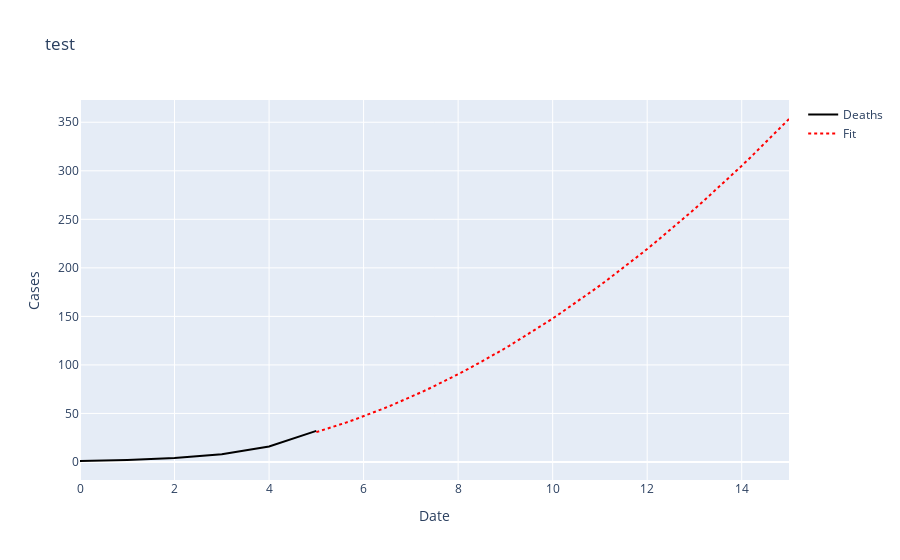

The code cell stored with this chart in its notebook:
### Code cell
fig = make_subplots(rows=3, cols=2,shared_xaxes=True,
                    specs=[[{}, {}],[{},{}],
                       [{"colspan": 2}, None]],
                    subplot_titles=('Total Confirmed Cases','Active Cases','Deaths','Recoveries','Death to Cases Ratio'))
fig = go.Figure()

fig.add_trace(go.Scatter(x=x,y=y,
                         mode='lines',
                         name='Deaths',
                         line=dict(color='black',width=2)))
                         #row=2,col=1)

fig.add_trace(go.Scatter(x=x_new,y=y_new,
                         mode='lines',
                         name='Fit',
                         line=dict(color='red',width=2,dash='dot')))
                         #row=1,col=1)

fig.update_layout(title=title,
                   xaxis_title='Date',
                   yaxis_title='Cases')
fig.show()

### Figure 1 — Plotly figure (JSON) as saved in the notebook; plotly's stock layout.template omitted (floating-point values rounded to 4 significant figures)
{"data": [{"line": {"color": "black", "width": 2}, "mode": "lines", "name": "Deaths", "type": "scatter", "x": [0, 1, 2, 3, 4, 5], "y": [1, 2, 4, 8, 16, 32]}, {"line": {"color": "red", "dash": "dot", "width": 2}, "mode": "lines", "name": "Fit", "type": "scatter", "x": [5, 5.204, 5.408, 5.612, 5.816, 6.02, 6.224, 6.429, 6.633, 6.837, 7.041, 7.245, 7.449, 7.653, 7.857, 8.061, 8.265, 8.469, 8.673, 8.878, 9.082, 9.286, 9.49, 9.694, 9.898, 10.1, 10.31, 10.51, 10.71, 10.92, 11.12, 11.33, 11.53, 11.73, 11.94, 12.14, 12.35, 12.55, 12.76, 12.96, 13.16, 13.37, 13.57, 13.78, 13.98, 14.18, 14.39, 14.59, 14.8, 15], "y": [30.75, 33.8, 37.0, 40.34, 43.83, 47.47, 51.26, 55.19, 59.27, 63.5, 67.87, 72.39, 77.06, 81.88, 86.84, 91.96, 97.21, 102.6, 108.2, 113.9, 119.7, 125.7, 131.9, 138.1, 144.6, 151.2, 157.9, 164.8, 171.8, 179.0, 186.3, 193.8, 201.4, 209.1, 217.0, 225.1, 233.3, 241.7, 250.2, 258.8, 267.6, 276.5, 285.6, 294.9, 304.2, 313.8, 323.4, 333.3, 343.2, 353.4]}], "layout": {"title": {"text": "test"}, "xaxis": {"title": {"text": "Date"}}, "yaxis": {"title": {"text": "Cases"}}}}
